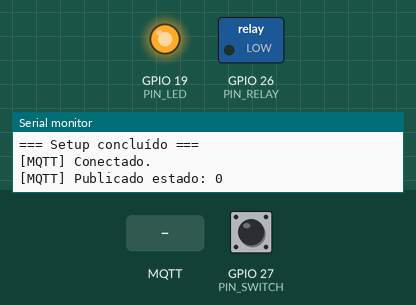
The program below on a simulated ESP32. Shown: switched loads named in the program (green lamp = pin HIGH), output pins drawn as LEDs (lit = HIGH), the last lines printed to the serial monitor. The test bench sets the inputs (shaded band); at power-on: GPIO 27 (PIN_SWITCH) HIGH. WiFi joins after 1.5 s; servers stay silent unless stated; the local clock reads 2024-03-15 10:24:30 at power-on unless the program sets it; EEPROM starts erased; no MQTT or app messages arrive unless stated.

Above: at 7.7 s.
7.8 s: GPIO 27 (PIN_SWITCH) pulled LOW for 0.15 s
At 7.92 s:
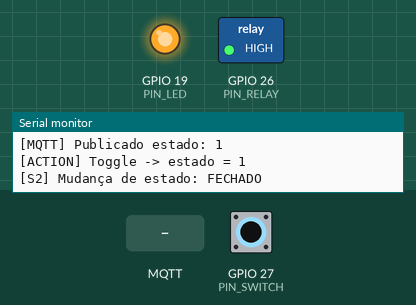
11.0 s: MQTT message "1" arrives on the first subscribed topic
At 12.2 s:
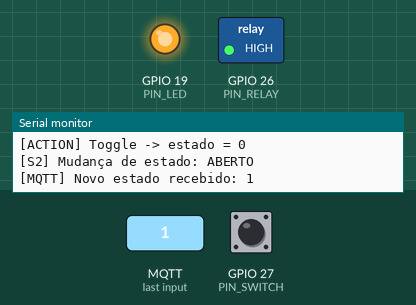
12.5 s: GPIO 27 (PIN_SWITCH) pulled LOW for 3.2 s
At 13.1 s:
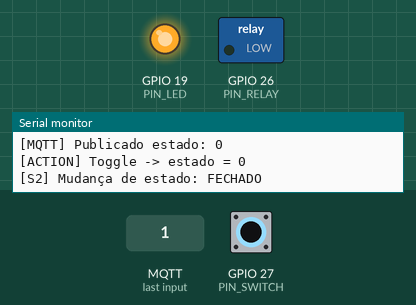
Timing chart, 0 to 17.3 s (numbered marks = the images above; inputs shaded):
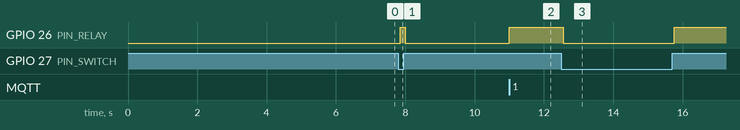

The program:

main.cpp
```cpp
#include <WiFi.h>
#include <PubSubClient.h>
#include <WebServer.h>
#include <Update.h>
#include <Arduino.h>
#include <Preferences.h>
#include "webpage.h"

// =========================
// CONFIGURATIONS
// =========================
const char* WIFI_SSID = "uaifai_IoT";   // default
const char* WIFI_PASS = "supersuper";

const char* MQTT_HOST = "192.168.0.127";
const uint16_t MQTT_PORT = 1883;

const char* TOPIC    = "casa/lavanderia/lampada";
const char* HOSTNAME = "lampada_lavanderia";

// =========================
// PIN DEFINITIONS (Mini R4)
// =========================
#define PIN_RELAY   26
#define PIN_LED     19
#define PIN_SWITCH  27
#define DEBOUNCE_MS 50

// =========================
// GLOBAL STATE
// =========================
volatile int lampState = 0;   // 0=off, 1=on
unsigned long lastDebounce = 0;
int lastStableState = HIGH;
int lastReading = HIGH;

// =========================
// OBJECTS
// =========================
WiFiClient   espClient;
PubSubClient mqtt(espClient);
WebServer    server(80);
WebPage      page(&server);

// =========================
// FORWARD DECLARATIONS
// =========================
void connectWiFiWithFallback();
void startFallbackAP();

void syncRelay();
void publishState();
void toggleLamp();

// =========================
// TOGGLE LAMP (WEB + MQTT + FÍSICO)
// =========================
void toggleLamp() {
    lampState = !lampState;
    syncRelay();

    // Só publica no MQTT se estiver conectado
    if (WiFi.getMode() == WIFI_MODE_STA &&
        WiFi.status() == WL_CONNECTED &&
        mqtt.connected()) {
        publishState();
    }

    page.setStatus(lampState);
    Serial.println("[ACTION] Toggle -> estado = " + String(lampState));
}

// =========================
// MQTT CALLBACK
// =========================
void mqttCallback(char* topic, byte* payload, unsigned int length) {
    String msg;
    for (unsigned int i = 0; i < length; i++) {
        msg += (char)payload[i];
    }
    msg.trim();

    if (msg == "0")      lampState = 0;
    else if (msg == "1") lampState = 1;

    syncRelay();
    page.setStatus(lampState);

    Serial.println("[MQTT] Novo estado recebido: " + msg);
}

// =========================
// WIFI CONNECT OR FALLBACK AP
// =========================
bool tryConnectWiFi(String ssid, String pass, uint16_t timeoutSec) {
    Serial.println("[WiFi] Tentando conectar em: " + ssid);

    WiFi.setHostname(HOSTNAME);
    WiFi.mode(WIFI_STA);
    WiFi.begin(ssid.c_str(), pass.c_str());

    uint32_t start = millis();
    while (WiFi.status() != WL_CONNECTED &&
           (millis() - start) < (timeoutSec * 1000UL)) {
        delay(300);
        Serial.print(".");
    }
    Serial.println();

    bool ok = (WiFi.status() == WL_CONNECTED);
    Serial.println(ok ? "[WiFi] STA conectado." : "[WiFi] STA falhou.");
    return ok;
}

void startFallbackAP() {
    Serial.println("\n[WiFi] Falha ao conectar. Iniciando AP...");
    WiFi.mode(WIFI_AP);

    const char* AP_SSID = "lampada_lavanderia";
    const char* AP_PASS = "12345678";

    bool ok = WiFi.softAP(AP_SSID, AP_PASS);
    if (!ok) {
        Serial.println("[AP] Falha ao iniciar AP!");
    } else {
        Serial.println("[AP] AP ativo!");
        Serial.println("SSID: lampada_lavanderia");
        Serial.println("Senha: 12345678");
        Serial.print("IP AP: ");
        Serial.println(WiFi.softAPIP());
    }

    // Se quiser scan depois, faça assíncrono:
    // WiFi.scanNetworks(true);
}

void connectWiFiWithFallback() {
    Preferences prefs;
    prefs.begin("wifi");

    String ssid = prefs.getString("ssid", WIFI_SSID);
    String pass = prefs.getString("pass", WIFI_PASS);

    prefs.end();

    if (tryConnectWiFi(ssid, pass, 12)) {
        Serial.print("[WiFi] Conectado! IP: ");
        Serial.println(WiFi.localIP());
        return;
    }

    startFallbackAP();
}

// =========================
// STATE HELPERS
// =========================
void syncRelay() {
    digitalWrite(PIN_RELAY, lampState ? HIGH : LOW);
}

void publishState() {
    mqtt.publish(TOPIC, lampState ? "1" : "0", true);
    Serial.println("[MQTT] Publicado estado: " + String(lampState));
}

// =========================
// SETUP
// =========================
void setup() {
    Serial.begin(115200);
    delay(5000);
    Serial.println("\n=== Boot Lâmpada Lavanderia ===");

    pinMode(PIN_RELAY,  OUTPUT);
    pinMode(PIN_LED,    OUTPUT);
    pinMode(PIN_SWITCH, INPUT_PULLUP);

    digitalWrite(PIN_LED, LOW);
    syncRelay();

    // ======= WIFI (STA + FALLBACK AP) =======
    connectWiFiWithFallback();

    // ======= MQTT (sempre configura; só conecta em STA) =======
    mqtt.setServer(MQTT_HOST, MQTT_PORT);
    mqtt.setCallback(mqttCallback);

    // ======= Web UI =======
    IPAddress ip;
    if (WiFi.getMode() == WIFI_MODE_AP || WiFi.status() != WL_CONNECTED) {
        ip = WiFi.softAPIP();   // 192.168.4.1 normalmente
    } else {
        ip = WiFi.localIP();    // IP em modo STA
    }

    Serial.print("[WEB] IP para UI: ");
    Serial.println(ip);

    page.setNetworkInfo(ip, WiFi.macAddress());
    page.onToggle(toggleLamp);
    page.setupRoutes();

    server.begin();
    Serial.println("[WEB] WebServer iniciado.");

    digitalWrite(PIN_LED, HIGH);
    Serial.println("=== Setup concluído ===");
}

// =========================
// MAIN LOOP
// =========================
void loop() {
    // MQTT só roda quando estiver em modo STA e conectado
    if (WiFi.getMode() == WIFI_MODE_STA && WiFi.status() == WL_CONNECTED) {
        if (!mqtt.connected()) {
            if (mqtt.connect(HOSTNAME)) {
                Serial.println("[MQTT] Conectado.");
                // publica estado inicial
                publishState();
                mqtt.subscribe(TOPIC);
            } else {
                // não travar o loop com tentativas infinitas
                static unsigned long lastRetry = 0;
                if (millis() - lastRetry > 5000) {
                    Serial.println("[MQTT] Falha ao conectar, tentando novamente...");
                    lastRetry = millis();
                }
            }
        }
        mqtt.loop();
    }

    server.handleClient();

    // ======= BOTÃO FÍSICO S2 =======
    int reading = digitalRead(PIN_SWITCH);

    if (reading != lastReading) {
        lastDebounce = millis();  // começou a mudar → inicia debounce
    }

    if ((millis() - lastDebounce) > DEBOUNCE_MS) {
        if (reading != lastStableState) {
            // Chegou em um novo estado ESTÁVEL (aberto OU fechado)
            // → qualquer mudança de estado dispara toggle
            toggleLamp();

            Serial.print("[S2] Mudança de estado: ");
            Serial.println(reading == LOW ? "FECHADO" : "ABERTO");

            lastStableState = reading;
        }
    }

    lastReading = reading;
}
```

webpage.h
```cpp
#ifndef WEBPAGE_H
#define WEBPAGE_H

#include <WebServer.h>
#include <WiFi.h>
#include <Update.h>
#include <Preferences.h>

class WebPage {
public:
    WebPage(WebServer* server);

    void setNetworkInfo(IPAddress ip, String mac);
    void setStatus(bool lampOn);
    void onToggle(std::function<void(void)> cb);

    void setupRoutes();

private:
    WebServer* _server;
    IPAddress _ip;
    String _mac;
    bool _lampOn = false;

    String _historico = "";
    std::function<void(void)> _callback;

    String getWifiBars(int rssi);
};

#endif
```

Source omitted: webpage.cpp (19809 bytes)

Measured:
- after the input at 7.8 s, GPIO 26 (PIN_RELAY): LOW → HIGH after 0.05 s, → LOW 0.15 s later
- after the input at 11.0 s, GPIO 26 (PIN_RELAY): LOW → HIGH at once
- after the input at 12.5 s, GPIO 26 (PIN_RELAY): HIGH → LOW after 0.05 s, → HIGH 3.2 s later
